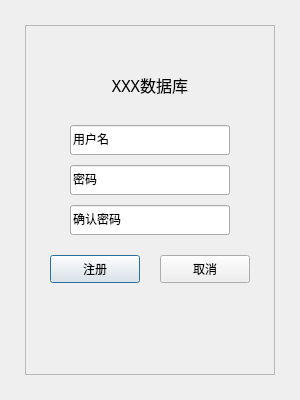
<?xml version="1.0" encoding="UTF-8"?>
<ui version="4.0">
 <class>RegisterDialog</class>
 <widget class="QDialog" name="RegisterDialog">
  <property name="geometry">
   <rect>
    <x>0</x>
    <y>0</y>
    <width>300</width>
    <height>400</height>
   </rect>
  </property>
  <property name="windowTitle">
   <string>Register</string>
  </property>
  <widget class="QFrame" name="frame">
   <property name="geometry">
    <rect>
     <x>25</x>
     <y>25</y>
     <width>250</width>
     <height>350</height>
    </rect>
   </property>
   <property name="frameShape">
    <enum>QFrame::StyledPanel</enum>
   </property>
   <property name="frameShadow">
    <enum>QFrame::Raised</enum>
   </property>
   <widget class="QPushButton" name="Register">
    <property name="geometry">
     <rect>
      <x>25</x>
      <y>230</y>
      <width>90</width>
      <height>28</height>
     </rect>
    </property>
    <property name="font">
     <font>
      <family>宋体</family>
     </font>
    </property>
    <property name="text">
     <string>注册</string>
    </property>
    <property name="default">
     <bool>true</bool>
    </property>
   </widget>
   <widget class="QPushButton" name="Cancel">
    <property name="geometry">
     <rect>
      <x>135</x>
      <y>230</y>
      <width>90</width>
      <height>28</height>
     </rect>
    </property>
    <property name="font">
     <font>
      <family>宋体</family>
     </font>
    </property>
    <property name="text">
     <string>取消</string>
    </property>
   </widget>
   <widget class="QLabel" name="Title">
    <property name="geometry">
     <rect>
      <x>65</x>
      <y>45</y>
      <width>120</width>
      <height>30</height>
     </rect>
    </property>
    <property name="font">
     <font>
      <family>等线</family>
      <pointsize>12</pointsize>
     </font>
    </property>
    <property name="layoutDirection">
     <enum>Qt::LeftToRight</enum>
    </property>
    <property name="text">
     <string>XXX数据库</string>
    </property>
    <property name="textFormat">
     <enum>Qt::AutoText</enum>
    </property>
    <property name="alignment">
     <set>Qt::AlignCenter</set>
    </property>
   </widget>
   <widget class="QLineEdit" name="PasswordAgain">
    <property name="geometry">
     <rect>
      <x>45</x>
      <y>180</y>
      <width>160</width>
      <height>30</height>
     </rect>
    </property>
    <property name="font">
     <font>
      <family>宋体</family>
     </font>
    </property>
    <property name="text">
     <string>确认密码</string>
    </property>
   </widget>
   <widget class="QLineEdit" name="Password">
    <property name="geometry">
     <rect>
      <x>45</x>
      <y>140</y>
      <width>160</width>
      <height>30</height>
     </rect>
    </property>
    <property name="font">
     <font>
      <family>宋体</family>
     </font>
    </property>
    <property name="autoFillBackground">
     <bool>false</bool>
    </property>
    <property name="text">
     <string>密码</string>
    </property>
   </widget>
   <widget class="QLineEdit" name="UserName">
    <property name="geometry">
     <rect>
      <x>45</x>
      <y>100</y>
      <width>160</width>
      <height>30</height>
     </rect>
    </property>
    <property name="font">
     <font>
      <family>宋体</family>
     </font>
    </property>
    <property name="autoFillBackground">
     <bool>false</bool>
    </property>
    <property name="text">
     <string>用户名</string>
    </property>
   </widget>
  </widget>
 </widget>
 <tabstops>
  <tabstop>UserName</tabstop>
  <tabstop>Password</tabstop>
  <tabstop>PasswordAgain</tabstop>
  <tabstop>Register</tabstop>
  <tabstop>Cancel</tabstop>
 </tabstops>
 <resources/>
 <connections>
  <connection>
   <sender>Register</sender>
   <signal>clicked()</signal>
   <receiver>RegisterDialog</receiver>
   <slot>register()</slot>
   <hints>
    <hint type="sourcelabel">
     <x>119</x>
     <y>266</y>
    </hint>
    <hint type="destinationlabel">
     <x>103</x>
     <y>384</y>
    </hint>
   </hints>
  </connection>
  <connection>
   <sender>Cancel</sender>
   <signal>clicked()</signal>
   <receiver>RegisterDialog</receiver>
   <slot>reject()</slot>
   <hints>
    <hint type="sourcelabel">
     <x>181</x>
     <y>266</y>
    </hint>
    <hint type="destinationlabel">
     <x>206</x>
     <y>385</y>
    </hint>
   </hints>
  </connection>
 </connections>
 <slots>
  <slot>register()</slot>
 </slots>
</ui>
